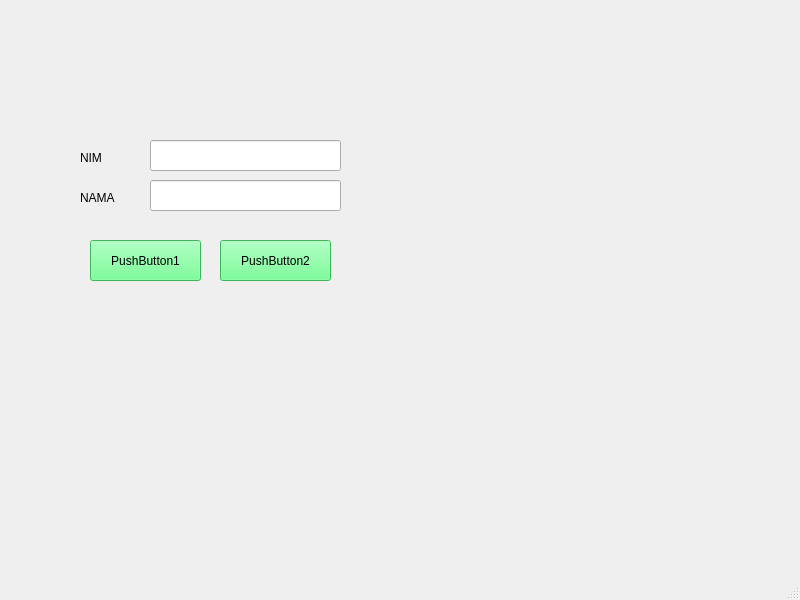
<?xml version="1.0" encoding="UTF-8"?>
<ui version="4.0">
 <class>MainWindow</class>
 <widget class="QMainWindow" name="MainWindow">
  <property name="geometry">
   <rect>
    <x>0</x>
    <y>0</y>
    <width>800</width>
    <height>600</height>
   </rect>
  </property>
  <property name="windowTitle">
   <string>MainWindow</string>
  </property>
  <widget class="QWidget" name="centralwidget">
   <widget class="QLabel" name="label">
    <property name="geometry">
     <rect>
      <x>80</x>
      <y>150</y>
      <width>41</width>
      <height>16</height>
     </rect>
    </property>
    <property name="styleSheet">
     <string notr="true">font: 75 10pt &quot;MS Shell Dlg 2&quot;;</string>
    </property>
    <property name="text">
     <string>NIM</string>
    </property>
   </widget>
   <widget class="QLabel" name="label_2">
    <property name="geometry">
     <rect>
      <x>80</x>
      <y>190</y>
      <width>51</width>
      <height>16</height>
     </rect>
    </property>
    <property name="styleSheet">
     <string notr="true">font: 75 10pt &quot;MS Shell Dlg 2&quot;;</string>
    </property>
    <property name="text">
     <string>NAMA</string>
    </property>
   </widget>
   <widget class="QLineEdit" name="lineEdit">
    <property name="geometry">
     <rect>
      <x>150</x>
      <y>140</y>
      <width>191</width>
      <height>31</height>
     </rect>
    </property>
   </widget>
   <widget class="QLineEdit" name="lineEdit_2">
    <property name="geometry">
     <rect>
      <x>150</x>
      <y>180</y>
      <width>191</width>
      <height>31</height>
     </rect>
    </property>
   </widget>
   <widget class="QPushButton" name="pushButton">
    <property name="geometry">
     <rect>
      <x>90</x>
      <y>240</y>
      <width>111</width>
      <height>41</height>
     </rect>
    </property>
    <property name="styleSheet">
     <string notr="true">background:rgb(85, 255, 127);
font: 10pt &quot;MS Shell Dlg 2&quot;;
</string>
    </property>
    <property name="text">
     <string>PushButton1</string>
    </property>
   </widget>
   <widget class="QPushButton" name="pushButton_2">
    <property name="geometry">
     <rect>
      <x>220</x>
      <y>240</y>
      <width>111</width>
      <height>41</height>
     </rect>
    </property>
    <property name="styleSheet">
     <string notr="true">background:rgb(85, 255, 127);
font: 10pt &quot;MS Shell Dlg 2&quot;;
</string>
    </property>
    <property name="text">
     <string>PushButton2</string>
    </property>
   </widget>
  </widget>
  <widget class="QMenuBar" name="menubar">
   <property name="geometry">
    <rect>
     <x>0</x>
     <y>0</y>
     <width>800</width>
     <height>26</height>
    </rect>
   </property>
  </widget>
  <widget class="QStatusBar" name="statusbar"/>
 </widget>
 <resources/>
 <connections/>
</ui>
